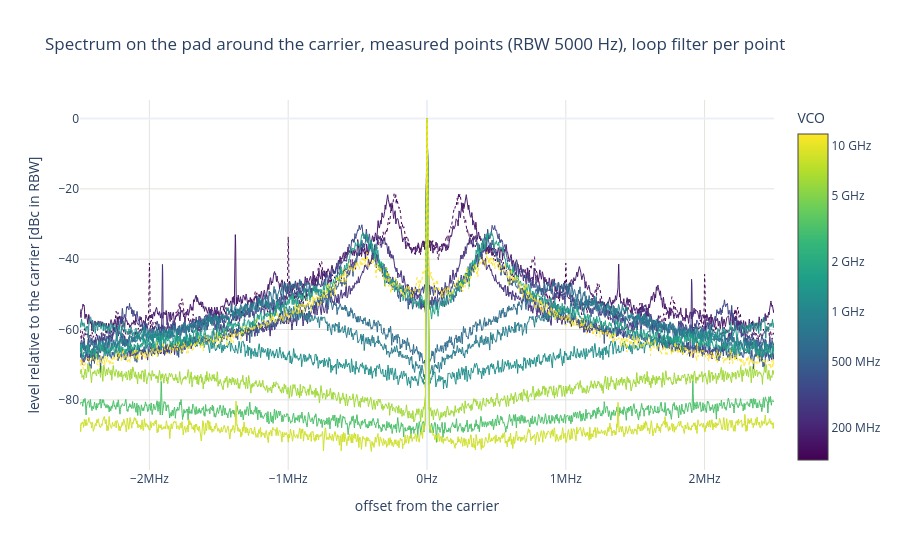

Write notebook code for a chart like this one.
### Code cell
F_start, F_stop = None, None  # offset from the carrier shown [Hz] (may be negative); None = edge of the traces

# Averaged spectrum on the pad around the carrier of every measured point, relative to the carrier (trace maximum), in
# the trace's RBW (not binned), coloured by the VCO frequency; dotted: lost the lock during the measurement.
fig = go.Figure()
for r in ok.itertuples():
    d = trace_of(r.f_ref, "spectrum")
    if d.empty:
        continue
    d = d.assign(freq=d["freq"] - d["center"], level_dbc=d["level_dbm"] - d["level_dbm"].max())
    d = in_range(d, d["freq"].min() if F_start is None else F_start, d["freq"].max() if F_stop is None else F_stop)
    fig.add_scatter(x=d["freq"], y=d["level_dbc"], mode="lines", showlegend=False,
                    line=dict(color=COLOR_OF[r.f_ref], width=1, dash=dash_of(r)),
                    hovertemplate=f"VCO {r.f_vco / 1e6:.0f} MHz, pad {r.f_out_meas / 1e6:.3f} MHz, "
                                  f"carrier {r.carrier_dbm:.1f} dBm{lost_txt(r)}<br>"
                                  "%{x:.4s}Hz: %{y:.1f} dBc<extra></extra>")
add_colorbar(fig)
rbw = traces.loc[traces["kind"] == "spectrum", "rbw"]
fig.update_layout(title=f"Spectrum on the pad around the carrier, measured points"
                        + (f" (RBW {rbw.iloc[0]:g} Hz)" if len(rbw) else "") + f", loop filter {FILTER_TXT}",
                  template="plotly_white", height=550)
fig.update_xaxes(title="offset from the carrier", type="linear", ticksuffix="Hz", exponentformat="SI", gridcolor=GRID)
fig.update_yaxes(title="level relative to the carrier [dBc in RBW]", gridcolor=GRID)
save(fig, "spectrum")

### Figure 1 — Plotly figure (JSON) as saved in the notebook; plotly's stock layout.template omitted (floating-point values rounded to 4 significant figures; data arrays with more than 128 entries replaced by an {"elided": "..."} marker saying what was removed)
{"data": [{"hovertemplate": "VCO 128 MHz, pad 64.000 MHz, carrier 0.8 dBm (lost lock during the measurement)<br>%{x:.4s}Hz: %{y:.1f} dBc<extra></extra>", "line": {"color": "rgb(68, 1, 84)", "dash": "dot", "width": 1}, "mode": "lines", "showlegend": false, "type": "scatter", "x": {"elided": "5001 float values"}, "y": {"elided": "5001 float values"}}, {"hovertemplate": "VCO 177 MHz, pad 88.359 MHz, carrier -0.0 dBm<br>%{x:.4s}Hz: %{y:.1f} dBc<extra></extra>", "line": {"color": "rgb(71, 26, 107)", "dash": "solid", "width": 1}, "mode": "lines", "showlegend": false, "type": "scatter", "x": {"elided": "5001 float values"}, "y": {"elided": "5001 float values"}}, {"hovertemplate": "VCO 244 MHz, pad 60.994 MHz, carrier 1.3 dBm<br>%{x:.4s}Hz: %{y:.1f} dBc<extra></extra>", "line": {"color": "rgb(69, 49, 125)", "dash": "solid", "width": 1}, "mode": "lines", "showlegend": false, "type": "scatter", "x": {"elided": "5001 float values"}, "y": {"elided": "5001 float values"}}, {"hovertemplate": "VCO 337 MHz, pad 84.209 MHz, carrier 0.8 dBm<br>%{x:.4s}Hz: %{y:.1f} dBc<extra></extra>", "line": {"color": "rgb(63, 71, 136)", "dash": "solid", "width": 1}, "mode": "lines", "showlegend": false, "type": "scatter", "x": {"elided": "5001 float values"}, "y": {"elided": "5001 float values"}}, {"hovertemplate": "VCO 465 MHz, pad 58.130 MHz, carrier 1.2 dBm<br>%{x:.4s}Hz: %{y:.1f} dBc<extra></extra>", "line": {"color": "rgb(55, 91, 140)", "dash": "solid", "width": 1}, "mode": "lines", "showlegend": false, "type": "scatter", "x": {"elided": "5001 float values"}, "y": {"elided": "5001 float values"}}, {"hovertemplate": "VCO 642 MHz, pad 80.254 MHz, carrier 1.2 dBm<br>%{x:.4s}Hz: %{y:.1f} dBc<extra></extra>", "line": {"color": "rgb(47, 110, 142)", "dash": "solid", "width": 1}, "mode": "lines", "showlegend": false, "type": "scatter", "x": {"elided": "5001 float values"}, "y": {"elided": "5001 float values"}}, {"hovertemplate": "VCO 886 MHz, pad 55.400 MHz, carrier 1.1 dBm<br>%{x:.4s}Hz: %{y:.1f} dBc<extra></extra>", "line": {"color": "rgb(40, 126, 142)", "dash": "solid", "width": 1}, "mode": "lines", "showlegend": false, "type": "scatter", "x": {"elided": "5001 float values"}, "y": {"elided": "5001 float values"}}, {"hovertemplate": "VCO 1224 MHz, pad 76.485 MHz, carrier 1.4 dBm<br>%{x:.4s}Hz: %{y:.1f} dBc<extra></extra>", "line": {"color": "rgb(34, 144, 140)", "dash": "solid", "width": 1}, "mode": "lines", "showlegend": false, "type": "scatter", "x": {"elided": "5001 float values"}, "y": {"elided": "5001 float values"}}, {"hovertemplate": "VCO 1690 MHz, pad 52.798 MHz, carrier 0.8 dBm<br>%{x:.4s}Hz: %{y:.1f} dBc<extra></extra>", "line": {"color": "rgb(34, 162, 135)", "dash": "solid", "width": 1}, "mode": "lines", "showlegend": false, "type": "scatter", "x": {"elided": "5001 float values"}, "y": {"elided": "5001 float values"}}, {"hovertemplate": "VCO 3220 MHz, pad 50.318 MHz, carrier 0.7 dBm<br>%{x:.4s}Hz: %{y:.1f} dBc<extra></extra>", "line": {"color": "rgb(77, 193, 107)", "dash": "solid", "width": 1}, "mode": "lines", "showlegend": false, "type": "scatter", "x": {"elided": "5001 float values"}, "y": {"elided": "5001 float values"}}, {"hovertemplate": "VCO 6138 MHz, pad 95.911 MHz, carrier 0.4 dBm<br>%{x:.4s}Hz: %{y:.1f} dBc<extra></extra>", "line": {"color": "rgb(161, 217, 56)", "dash": "solid", "width": 1}, "mode": "lines", "showlegend": false, "type": "scatter", "x": {"elided": "5001 float values"}, "y": {"elided": "5001 float values"}}, {"hovertemplate": "VCO 8475 MHz, pad 66.207 MHz, carrier 1.4 dBm<br>%{x:.4s}Hz: %{y:.1f} dBc<extra></extra>", "line": {"color": "rgb(207, 225, 41)", "dash": "solid", "width": 1}, "mode": "lines", "showlegend": false, "type": "scatter", "x": {"elided": "5001 float values"}, "y": {"elided": "5001 float values"}}, {"hovertemplate": "VCO 11700 MHz, pad 91.406 MHz, carrier 0.4 dBm (lost lock during the measurement)<br>%{x:.4s}Hz: %{y:.1f} dBc<extra></extra>", "line": {"color": "rgb(253, 231, 37)", "dash": "dot", "width": 1}, "mode": "lines", "showlegend": false, "type": "scatter", "x": {"elided": "5001 float values"}, "y": {"elided": "5001 float values"}}, {"hoverinfo": "skip", "marker": {"cmax": 10.07, "cmin": 8.107, "color": [8.107], "colorbar": {"ticktext": ["200 MHz", "500 MHz", "1 GHz", "2 GHz", "5 GHz", "10 GHz"], "tickvals": [8.301, 8.699, 9.0, 9.301, 9.699, 10.0], "title": {"text": "VCO"}}, "colorscale": [[0, "#440154"], [0.1111, "#482878"], [0.2222, "#3e4989"], [0.3333, "#31688e"], [0.4444, "#26828e"], [0.5556, "#1f9e89"], [0.6667, "#35b779"], [0.7778, "#6ece58"], [0.8889, "#b5de2b"], [1, "#fde725"]]}, "mode": "markers", "showlegend": false, "type": "scatter", "x": [null], "y": [null]}], "layout": {"height": 550, "title": {"text": "Spectrum on the pad around the carrier, measured points (RBW 5000 Hz), loop filter per point"}, "xaxis": {"exponentformat": "SI", "gridcolor": "#e4e3df", "ticksuffix": "Hz", "title": {"text": "offset from the carrier"}, "type": "linear"}, "yaxis": {"gridcolor": "#e4e3df", "title": {"text": "level relative to the carrier [dBc in RBW]"}}}}
